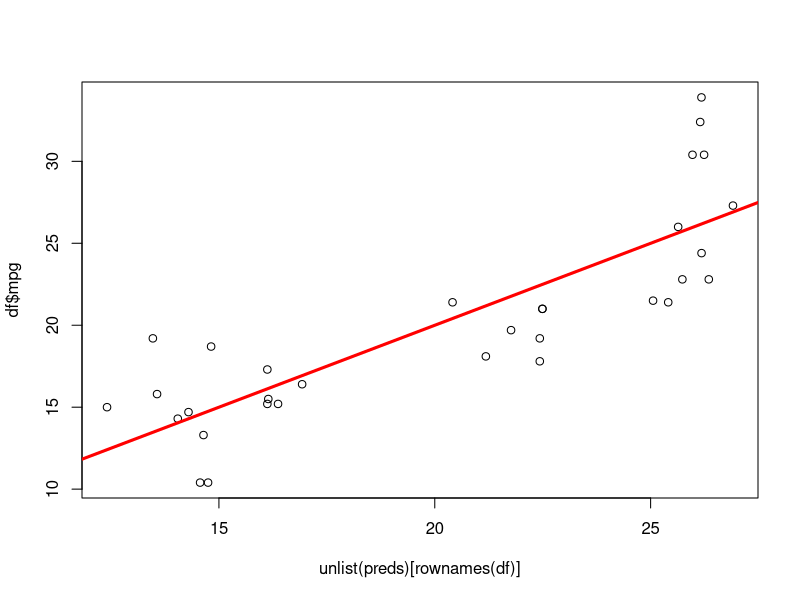
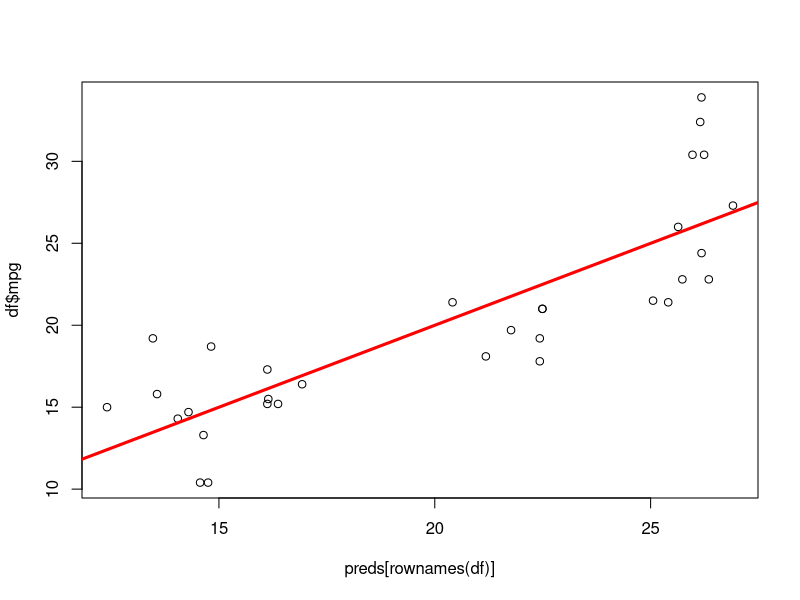
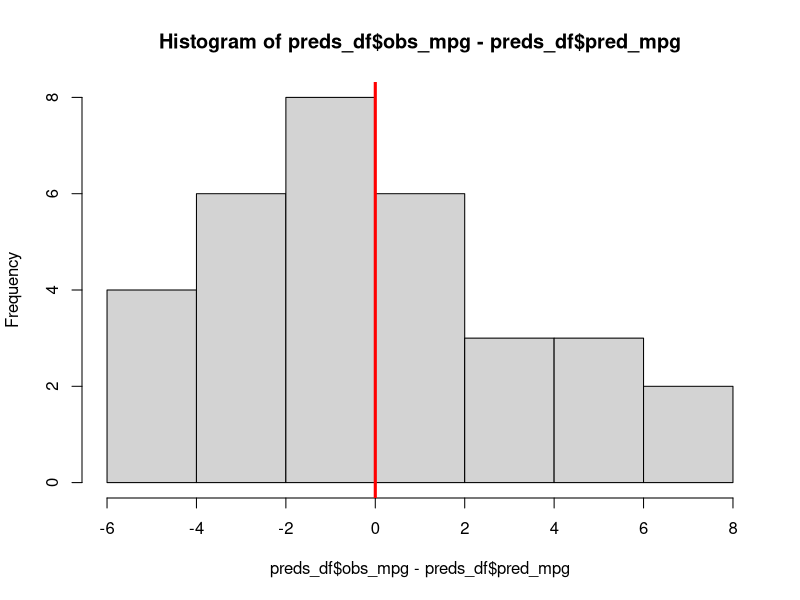
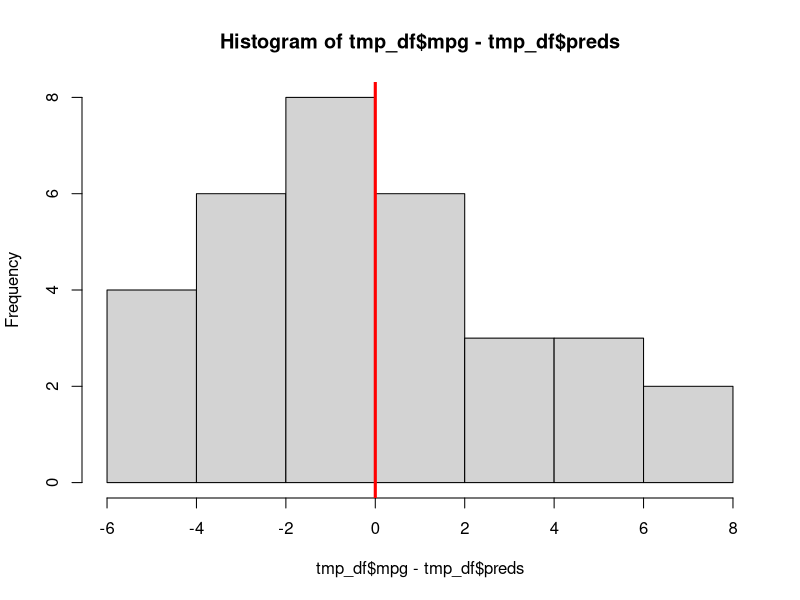

The R source for these figures, in order:
## TidyX Episode 142 - Storing data from a loop

library(tidyverse)


## setup
df <- mtcars
head(df)

## Sample Observations
n_obs <- nrow(df)
n_obs

## Set up the folds
k <- 5
k_fold <- floor(n_obs / k)
k_fold

k_fold * 5

## Create the groups
groups <- rep(1:k, each = k_fold)
length(groups)

## Add a random selection to any un accounted for groups
extra_groups <- sample(1:k, size = n_obs - length(groups))

groups <- c(groups, extra_groups)

rand_groups <- sample(groups, replace = FALSE, size = length(groups))

## put groups into the data frame for subsetting
df$k_group <- groups
df

##### K-fold version 1: lists ###########

group_id <- unique(df$k_group)
preds <- list()

## k-fold cross validation
for(i in group_id){
  
  dat <- df %>% filter(k_group != i)
  hold_out <- df %>% filter(k_group == i)
  
  fit <- lm(mpg ~ cyl + disp + hp, data = dat)
  preds[[i]] <- predict(fit, newdata = hold_out)

}

## Plot model results
plot(x = unlist(preds)[rownames(df)],
     y = df$mpg)
abline(a = 0, b = 1, col = "red", lwd = 3)



##### K-fold version 2: vector ###########

preds <- c()

## k-fold cross validation
for(i in group_id){
  
  dat <- df %>% filter(k_group != i)
  hold_out <- df %>% filter(k_group == i)
  
  fit <- lm(mpg ~ cyl + disp + hp, data = dat)
  
  preds <- c(preds, predict(fit, newdata = hold_out))
}

preds

## Plot model results
plot(x = preds[rownames(df)],
     y = df$mpg)
abline(a = 0, b = 1, col = "red", lwd = 3)

##### K-fold version 3: data.frames construction ###########

preds_df <- data.frame(
  fold = numeric(0),
  obs_mpg = numeric(0),
  pred_mpg = numeric(0),
  car = character(0)
  )

## k-fold cross validation
for(i in group_id){
  
  dat <- df %>% filter(k_group != i)
  hold_out <- df %>% filter(k_group == i)
  
  fit <- lm(mpg ~ cyl + disp + hp, data = dat)
  
  fold_df <- data.frame(
    fold = i,
    obs_mpg = hold_out$mpg,
    pred_mpg = predict(fit, newdata = hold_out),
    car = rownames(hold_out)
  )
  
  preds_df <- rbind(preds_df, fold_df)
  
}

preds_df

## Plot model residuals
hist(x = preds_df$obs_mpg - preds_df$pred_mpg )
abline(v = 0, col = "red", lwd = 3)


##### K-fold version 4: updating data.frame ref ###########

tmp_df <- df
tmp_df$preds <- NA_real_

## k-fold cross validation
for(i in group_id){
  
  dat <- df %>% filter(k_group != i)
  hold_out <- df %>% filter(k_group == i)
  
  fit <- lm(mpg ~ cyl + disp + hp, data = dat)
  
  preds_vec <- predict(fit, newdata = hold_out)

  tmp_df[names(preds_vec), "preds"] <- preds_vec
  
}

tmp_df

## Plot model residuals
hist(x = tmp_df$mpg - tmp_df$preds )
abline(v = 0, col = "red", lwd = 3)
